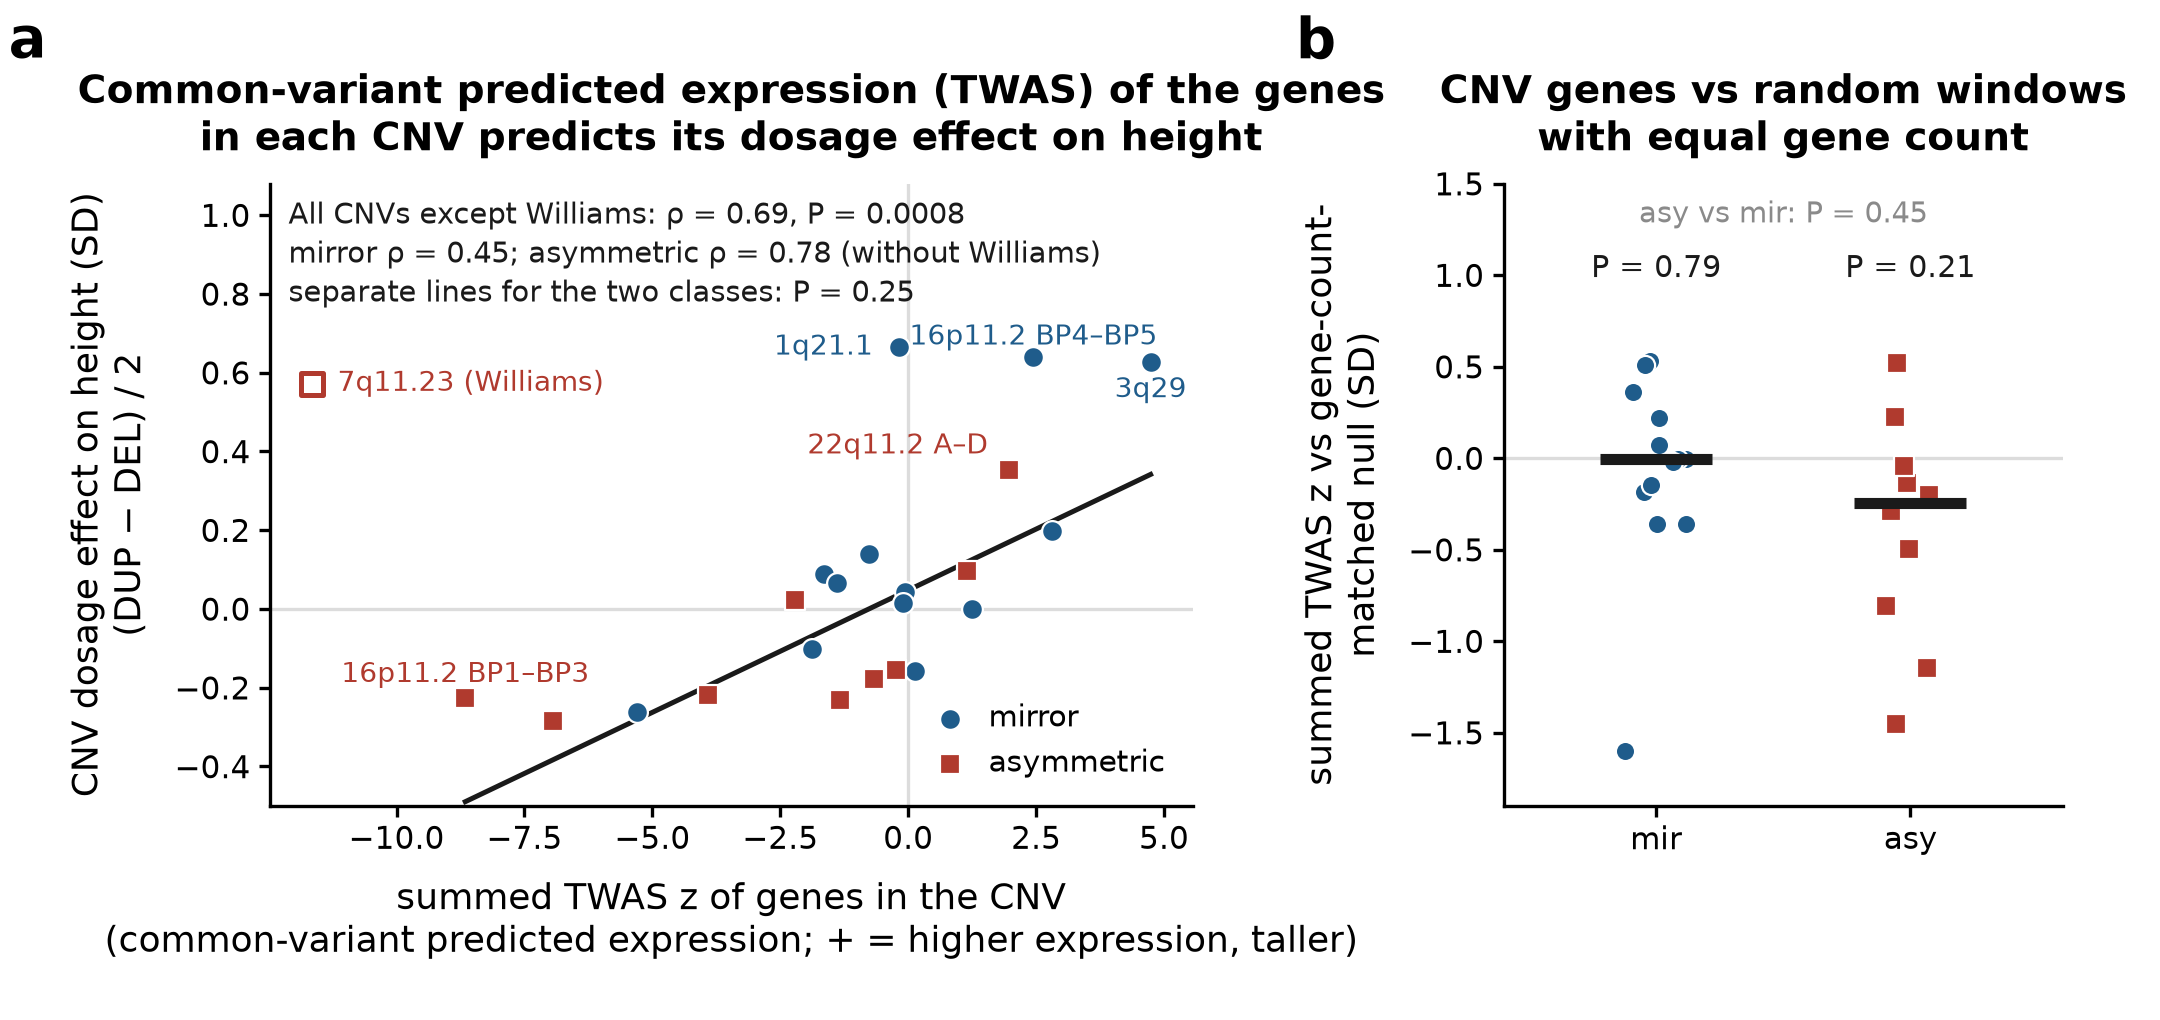

The script that saved this image:
# TWAS concordance panels in the Fig. 3 style (Jon 2026-11-02: "if it's going into Fig. 3 it should use that format, as per the
# github"): matplotlib, palette and type sizes from fig3_mirror_asymmetric/.../code/main_figure.py (INK, LIGHT, BLUE, RED; mirror
# circles, asymmetric squares; bold 7-pt titles, 6.4-pt axis labels, 5.6-pt ticks, 10-pt panel letters).
#  a  CNV dosage effect on height, (DUP - DEL)/2, vs summed TWAS z of its genes; Theil-Sen line through all CNVs except Williams
#     (open symbol). Stats: twas_dosage_panel_nonoverlap_stats.csv.
#  b  per CNV, summed TWAS z standardised against its own size-matched null (random genomic windows with the same number of
#     genes; circular permutation), mirror vs asymmetric; bar = median. Stats: twas_class_strip_stats.csv.
# Same 23 non-overlapping CNVs in both panels (spanning intervals kept). Outputs: fig_twas_fig3style.{png,pdf}
import numpy as np, pandas as pd, matplotlib
matplotlib.use("Agg")
import matplotlib.pyplot as plt
HERE = r"C:\Users\Jonathan Sebat\sebatlab Dropbox\Manuscripts\PGC_joint_submission\Molly\CNV_ASD_growth_analysis\concordance"
INK = '#1a1a1a'; GREY = '#8a8a8a'; LIGHT = '#dcdcdc'; RED = '#b03a2e'; BLUE = '#1f5c8b'
plt.rcParams.update({"font.family": "DejaVu Sans", "axes.linewidth": .6, "xtick.major.width": .6, "ytick.major.width": .6})
fp = lambda p: f"{p:.2g}" if p >= 0.0001 else f"{p:.1e}"

d = pd.read_csv(HERE + r"\twas_dosage_panel_nonoverlap.csv"); ns = pd.read_csv(HERE + r"\twas_dosage_panel_nonoverlap_stats.csv").iloc[0]
pts = pd.read_csv(HERE + r"\twas_class_strip_points.csv"); ss = pd.read_csv(HERE + r"\twas_class_strip_stats.csv").set_index("group")
W = d.CNV_ID == "7q11.23_WBS"

fig, (ax, bx) = plt.subplots(1, 2, figsize=(5.4, 2.55), gridspec_kw=dict(width_ratios=[1.65, 1], wspace=.42), constrained_layout=False)
fig.subplots_adjust(left=.125, right=.955, top=.82, bottom=.21)

# ---- a
for cls, c, mk in [("mirror", BLUE, "o"), ("asymmetric", RED, "s")]:
    s = (d.cls == cls) & ~W
    ax.scatter(d.summed_twas_z[s], d.dosage_effect[s], s=14, color=c, marker=mk, edgecolor="white", lw=.4, zorder=4, label=cls)
ax.scatter(d.summed_twas_z[W], d.dosage_effect[W], s=16, marker="s", facecolor="white", edgecolor=RED, lw=.9, zorder=4)
xr = np.array([d.summed_twas_z[~W].min(), d.summed_twas_z[~W].max()])
ax.plot(xr, ns.theilsen_intercept + ns.theilsen_slope * xr, color=INK, lw=.9, zorder=3)
ax.axhline(0, color=LIGHT, lw=.6, zorder=1); ax.axvline(0, color=LIGHT, lw=.6, zorder=1)
lab = {"16p11.2_BP4_BP5": ("16p11.2 BP4\u2013BP5", 0, .05, "center"), "3q29": ("3q29", 0, -.07, "center"), "1q21.1": ("1q21.1", -.5, 0, "right"),
       "22q11.21_A-D": ("22q11.2 A\u2013D", -.4, .06, "right"), "7q11.23_WBS": ("7q11.23 (Williams)", .5, 0, "left"),
       "16p11.2_BP1-BP3": ("16p11.2 BP1\u2013BP3", 0, .06, "center")}
for cid, (t, dx, dy, ha) in lab.items():
    r = d[d.CNV_ID == cid].iloc[0]
    ax.text(r.summed_twas_z + dx, r.dosage_effect + dy, t, size=5.0, ha=ha, va="center", color=BLUE if r.cls == "mirror" else RED)
ax.text(.02, .98, f"All CNVs except Williams: \u03c1 = {ns.rho_all_noW:.2f}, P = {fp(ns.p_all_noW)}\n"
                  f"mirror \u03c1 = {ns.rho_mirror:.2f}; asymmetric \u03c1 = {ns.rho_asym_noW:.2f} (without Williams)\n"
                  f"separate lines for the two classes: P = {fp(ns.p_separate_lines)}", transform=ax.transAxes, size=5.2, va="top", color=INK, linespacing=1.35)
ax.set_xlabel("summed TWAS z of genes in the CNV\n(common-variant predicted expression; + = higher expression, taller)", size=6.4); ax.set_ylabel("CNV dosage effect on height (SD)\n(DUP \u2212 DEL) / 2", size=6.4)
ax.tick_params(labelsize=5.6, length=2, pad=1.5); ax.set_ylim(-.5, 1.08)
ax.spines[["top", "right"]].set_visible(False)
ax.legend(frameon=False, fontsize=5.4, loc="lower right", handletextpad=.3, markerscale=1)
ax.set_title("Common-variant predicted expression (TWAS) of the genes\nin each CNV predicts its dosage effect on height", size=7, weight="bold")
fig.text(.004, .985, "a", size=10, weight="bold", va="top")

# ---- b (strip plot, Jon's sketch)
rng = np.random.default_rng(1)
for i, (cls, c, mk, xl) in enumerate([("mirror", BLUE, "o", "mir"), ("asymmetric", RED, "s", "asy")]):
    v = pts.size_matched_z[pts.cls == cls].to_numpy()
    bx.scatter(i + rng.uniform(-.13, .13, len(v)), v, s=12, color=c, marker=mk, edgecolor="white", lw=.4, zorder=4)
    bx.plot([i - .22, i + .22], [np.median(v)] * 2, color=INK, lw=2, zorder=5, solid_capstyle="butt")
    bx.text(i, .95, f"P = {fp(ss.loc[cls, 'p_two_sided'])}", size=5.4, ha="center", va="bottom", color=INK)
bx.axhline(0, color=LIGHT, lw=.6, zorder=1)
bx.text(.5, 1.25, f"asy vs mir: P = {fp(ss.loc['asymmetric minus mirror', 'p_two_sided'])}", size=5.2, ha="center", va="bottom", color=GREY)
bx.set_xticks([0, 1]); bx.set_xticklabels(["mir", "asy"], size=6.4); bx.set_xlim(-.6, 1.6); bx.set_ylim(-1.9, 1.5)
bx.set_ylabel("summed TWAS z vs gene-count-\nmatched null (SD)", size=6.4)
bx.tick_params(labelsize=5.6, length=2, pad=1.5); bx.spines[["top", "right"]].set_visible(False)
bx.set_title("CNV genes vs random windows\nwith equal gene count", size=7, weight="bold")
fig.text(.6, .985, "b", size=10, weight="bold", va="top")

fig.savefig(HERE + r"\fig_twas_fig3style.png", dpi=400); fig.savefig(HERE + r"\fig_twas_fig3style.pdf")
print("written")
